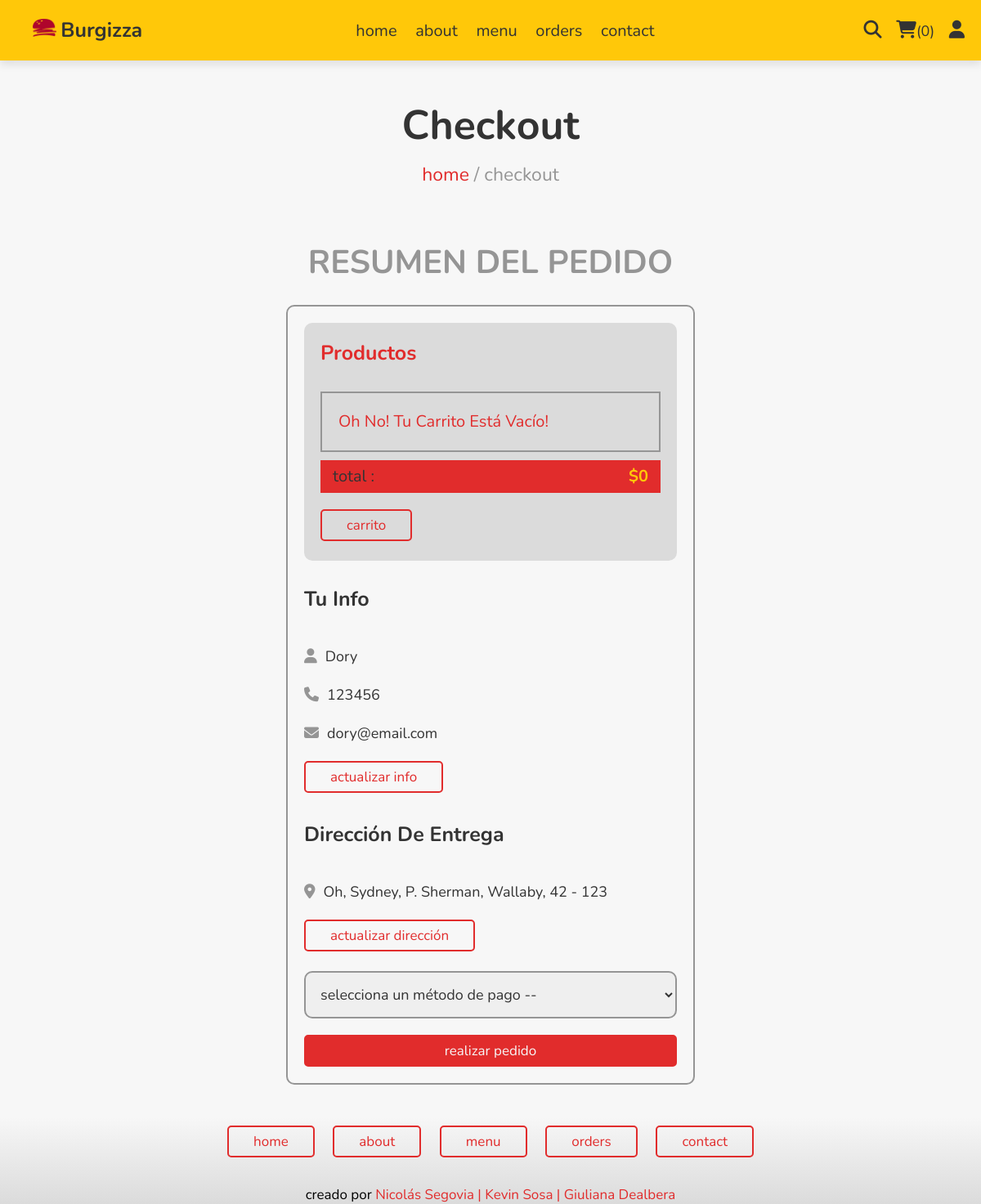
/checkout.php (signed in), run on the app's committed database.
### tables this page shows
CREATE TABLE `users` (
  `id` int(100) NOT NULL,
  `name` varchar(20) NOT NULL,
  `email` varchar(50) NOT NULL,
  `number` varchar(10) NOT NULL,
  `password` varchar(50) NOT NULL,
  `address` varchar(500) NOT NULL
);

### checkout.php (the view, shortened to what this page needs)
<?php
include 'components/connect.php';
if(isset($_SESSION['user_id'])){
    $user_id = $_SESSION['user_id'];
}else{
    $user_id = '';
    header('location:home.php');
};
?>
<!DOCTYPE html>
<html lang="en">
<head>
    <link rel="stylesheet" href="https://cdnjs.cloudflare.com/ajax/libs/font-awesome/6.4.0/css/all.min.css">
    <link rel="stylesheet" href="css/style.css?v=<?php echo time(); ?>" >
</head>
<body>
    <?php include 'components/user_header.php'; ?>
    <div class="heading">
        <h3>checkout</h3>
        <p><a href="home.php">home</a> <span> / checkout</span></p>
    </div>
    <section class="checkout">
        <h1 class="title">resumen del pedido</h1>
        <form action="" method="POST">
            <div class="cart-items">
                <h3>productos</h3>
                <?php
                    $grand_total = 0;
                    $cart_items[] = '';
                    $select_cart = $conn->prepare("SELECT * FROM `cart` WHERE user_id = ?");
                    $select_cart->execute([$user_id]);
                    if($select_cart->rowCount() > 0){
                        while($fetch_cart = $select_cart->fetch(PDO::FETCH_ASSOC)){
                        $cart_items[] = $fetch_cart['name'].' ('.$fetch_cart['price'].' x '. $fetch_cart['quantity'].') - ';
                        $total_products = implode($cart_items);
                        $grand_total += ($fetch_cart['price'] * $fetch_cart['quantity']);
                ?>
                <p><span class="name"><?= $fetch_cart['name']; ?></span><span class="price">$<?= $fetch_cart['price']; ?> x <?= $fetch_cart['quantity']; ?></span></p>
                <?php
                        }
                    }else{
                        echo '<p class="empty">oh no! tu carrito está vacío!</p>';
                    }
                ?>
                <p class="grand-total"><span class="name">total :</span><span class="price">$<?= $grand_total; ?></span></p>
                <a href="cart.php" class="btn">carrito</a>
            </div>
            <div class="user-info">
                <h3>tu info</h3>
                <p><i class="fas fa-user"></i><span><?= $fetch_profile['name'] ?></span></p>
                <p><i class="fas fa-phone"></i><span><?= $fetch_profile['number'] ?></span></p>
                <p><i class="fas fa-envelope"></i><span><?= $fetch_profile['email'] ?></span></p>
                <a href="update_profile.php" class="btn">actualizar info</a>
                <h3>dirección de entrega</h3>
                <p><i class="fas fa-map-marker-alt"></i><span><?php if($fetch_profile['address'] == ''){echo 'por favor, ingrese su dirección';}else{echo $fetch_profile['address'];} ?></span></p>
                <a href="update_address.php" class="btn">actualizar dirección</a>
                <select name="method" class="box" required>
                    <option value="" disabled selected>selecciona un método de pago --</option>
                </select>
                <input type="submit" value="realizar pedido" class="btn <?php if($fetch_profile['address'] == ''){echo 'disabled';} ?>" style="width:100%; background:var(--red); color:var(--white);" name="submit">
            </div>
        </form>
    </section>
    <?php include 'components/footer.php'; ?>
</body>
</html>

### css/style.css (style rules this page uses)
:root { --red: #e12c2c; --yellow: #ffc809; --light-gray: #959595; --dark-gray: #333; --white: #f7f7f7; --border: .2rem solid var(--light-gray); }
* { font-family: 'Nunito', sans-serif; margin:0; padding:0; box-sizing: border-box; outline: none; border: none; text-decoration: none; transition:all .2s linear; }
html { font-size: 62.5%; overflow-x: hidden; scroll-behavior: smooth; scroll-padding-top: 6rem; }
body { background: var(--white); }
section { padding: 2rem; margin: 0 auto; max-width: 1300px; }
.title { text-align: center; margin-bottom: 2.5rem; font-size: 4rem; color: var(--light-gray); text-transform: uppercase; }
.heading { display: flex; align-items: center; justify-content: center; gap:1rem; flex-flow: column; background-color: var(--white); min-height: 20rem; }
.heading h3 { font-size: 5rem; color: var(--dark-gray); text-transform: capitalize; }
.heading p { font-size: 2.3rem; }
.heading p a { color: var(--red); text-decoration: none; }
.heading p span { color: var(--light-gray); }
.btn, .delete-btn { display: inline-block; padding: .6rem 3rem; cursor: pointer; font-size: 1.7rem; border-radius: .5rem; position: relative; overflow: hidden; z-index: 0; margin-top: 1rem; }
.btn { border: .2rem solid var(--red); color: var(--red); }
.btn::before { content: ''; position: absolute; top: 0; right: 0; width: 0%; height: 100%; background: var(--red); transition: .3s linear; z-index: -1; }
.empty { border:var(--border); padding: 2rem; text-align: center; font-size: 2rem; color: var(--red); text-transform: capitalize; width: 100%; }
.checkout form { max-width: 50rem; margin:0 auto; border:var(--border); padding:2rem; border-radius: 10px; }
.checkout form h3 { font-size: 2.5rem; text-transform: capitalize; padding: 2rem 0; color:var(--dark-gray); }
.checkout form .cart-items { background-color: #dbdbdb; padding:2rem; padding-top: 0; border-radius: 10px; }
.checkout form .cart-items h3 { color:var(--red); }
.checkout form .cart-items p { display: flex; align-items: center; gap:1.5rem; justify-content: space-between; margin:1rem 0; line-height: 1.5; font-size: 2rem; }
.checkout form .cart-items p .name { color:var(--dark-gray); }
.checkout form .cart-items p .price { color:var(--dark-gray); }
.checkout form .cart-items .grand-total { background-color: var(--red); padding:.5rem 1.5rem; }
.checkout form .cart-items .grand-total .price { color:var(--yellow); font-weight: 700; }
.checkout form .user-info h3 { color:var(--dark-gray); margin: 1rem 0; text-transform: capitalize; font-size: 2.5rem; }
.checkout form .user-info p { font-size: 1.8rem; line-height: 1.5; padding: 1rem 0; }
.checkout form .user-info p i { color: var(--light-gray); margin-right: 1rem; }
.checkout form .user-info p span { color: var(--dark-gray); }
.checkout form .user-info .box { width: 100%; border: var(--border); padding: 1.4rem; margin-top: 2rem; margin-bottom: 1rem; font-size: 1.8rem; color: var(--dark-gray); border-radius: 10px; }

### data on the page
users: name "Dory", number "123456", email "dory@email.com", address "Oh, Sydney, P. Sherman, Wallaby, 42 - 123", submit "realizar pedido"

### other printed values
$total_user_cart_items "0"
$grand_total "0"
